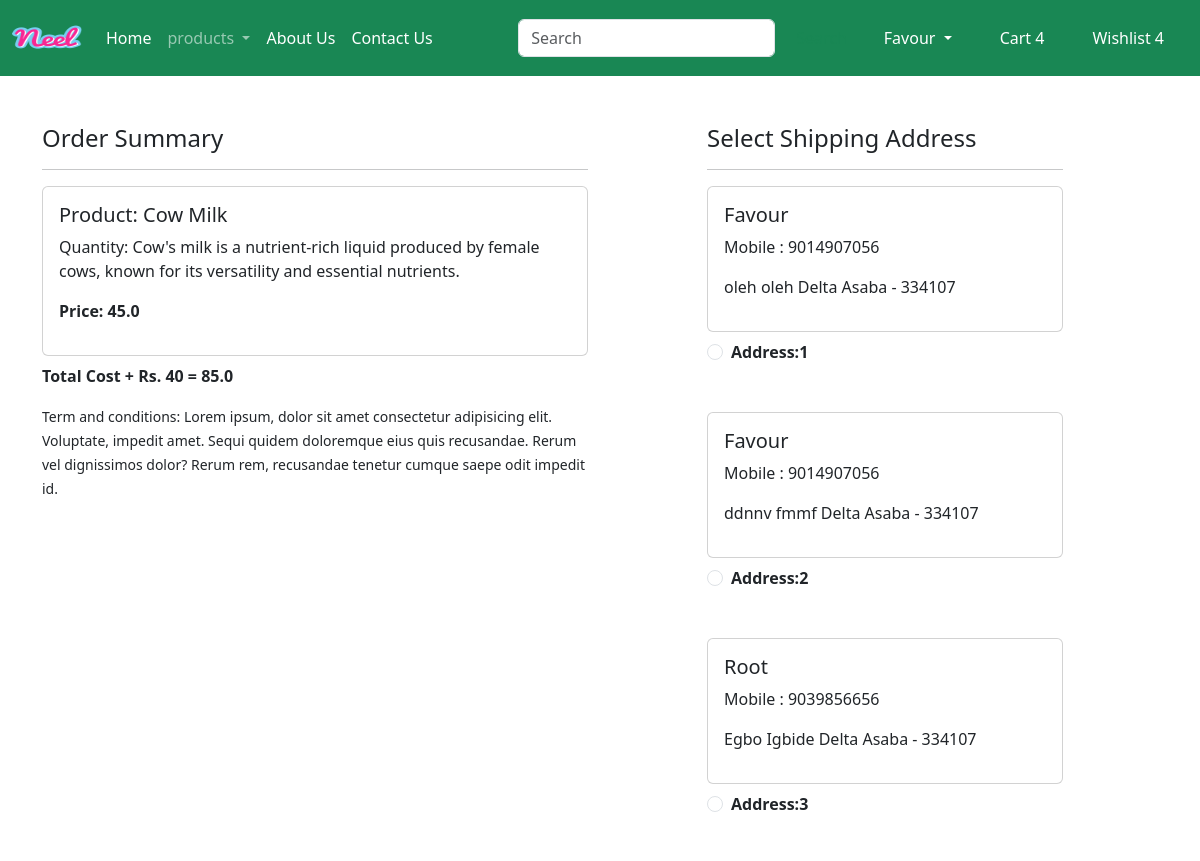
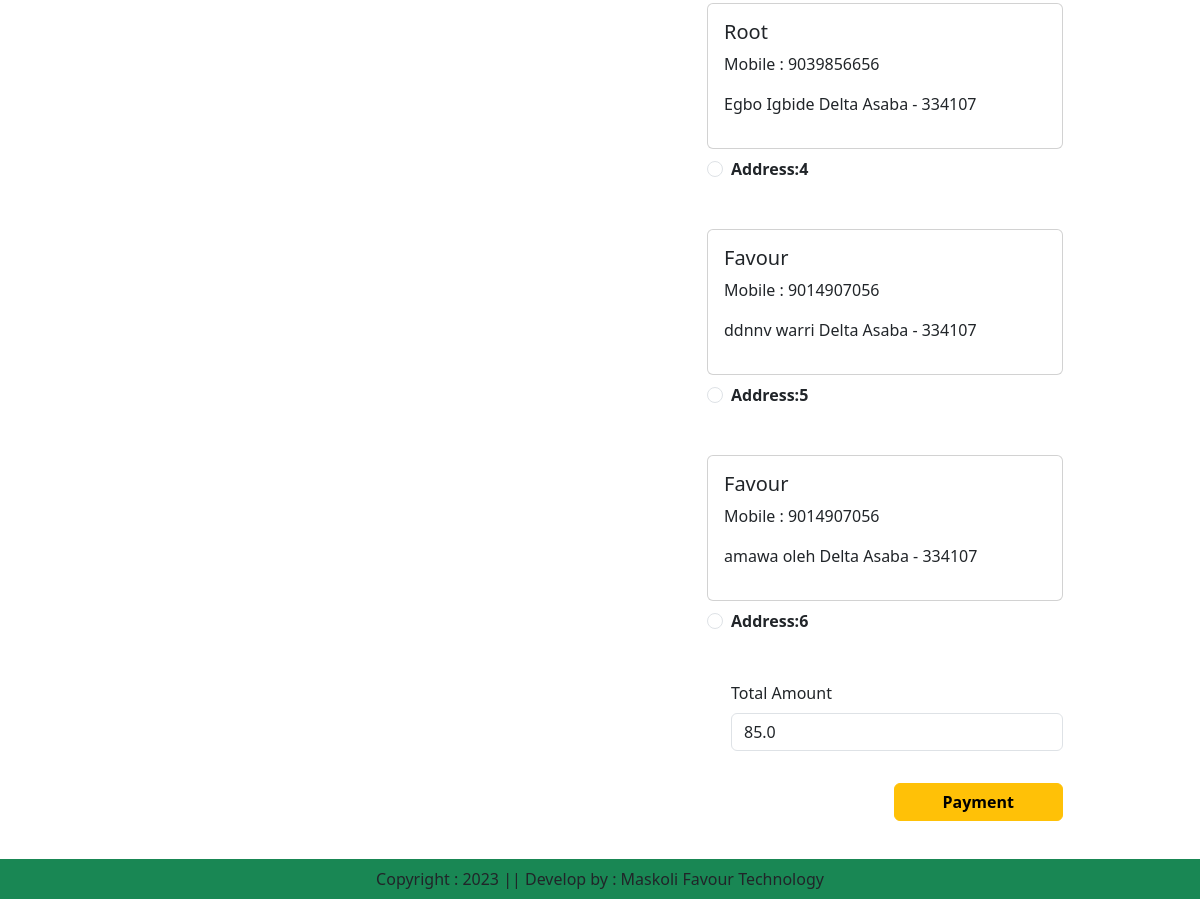
Screenshot of /checkout/ (signed in) with the database file from the repository (2 pictures, top to bottom).
### app/models.py (models this page shows, shortened)
class Cart(models.Model):
    user = models.ForeignKey(User,on_delete=models.CASCADE)
    product = models.ForeignKey(Product,on_delete=models.CASCADE)
    quantity = models.PositiveIntegerField(default=1)

class Product(models.Model):
    title = models.CharField(max_length=100)
    selling_price = models.FloatField()
    discounted_price = models.FloatField()
    description = models.TextField()
    composition = models.TextField(default="")
    prodapp = models.TextField(default='')
    category = models.CharField(choices=CATEGORY_CHOICES, max_length=2)
    product_image = models.ImageField(upload_to='product')

class Customer(models.Model):
    user = models.ForeignKey(User,on_delete=models.CASCADE)
    name = models.CharField(max_length=200)
    locality = models.CharField(max_length=200)
    city = models.CharField(max_length=50)
    mobile = models.IntegerField(default=0)
    zipcode = models.IntegerField()
    state = models.CharField(choices=STATE_CHOICES, max_length=100)

### app/views.py (the view, shortened to what this page needs)
# urls.py: path('checkout/', views.Checkout.as_view(), name="checkout"),
class Checkout(View):
    def get(self, request):
        user = request.user
        add = Customer.objects.filter(user=user)
        cart_items = Cart.objects.filter(user=user)
        amount = 0
        for p in cart_items:
            value = p.quantity * p.product.discounted_price
            amount = amount + value
        totalamount = amount + 40
        razoramount = int(totalamount * 100)
        client = razorpay.Client(auth=(settings.RAZOR_KEY_ID, settings.RAZOR_KEY_SECRET))
        data = {"amount": razoramount,
                "currency": "NGN",
                "receipt": "order_reciept_12"
                }
        payment_response = client.order.create(data=data)
        print(payment_response)
        order_id = payment_response['id']
        order_status = payment_response['status']
        return render(request, 'app/checkout.html',locals())

### app/templates/app/checkout.html (shortened to what this page needs)
{% extends 'app/base.html' %}
{% load static %}
{% block main-content %}
    <div class="container my-5">
            <div class='row mt-5'>
                <div class="col-sm-6">
                    <h4>Order Summary</h4>
                    <hr>
                    {% for item in cart_items %}
                    <div class="card mb-2">
                    <div class='card-body'>
                        <h5>Product: {{item.product.title}}</h5>
                        <p>Quantity: {{item.product.description}}</p>
                        <p class="fw-bold">Price: {{item.product.discounted_price}}</p>
                    </div>
                </div>
                {% endfor %}
            <p class="fw-bold">Total Cost + Rs. 40 = {{totalamount}}</p>
            <small>Term and conditions: Lorem ipsum, dolor sit amet consectetur adipisicing elit. Voluptate, impedit amet. Sequi quidem doloremque eius quis recusandae. Rerum vel dignissimos dolor? Rerum rem, recusandae tenetur cumque saepe odit impedit id.</small>
        </div>
        <div class="col-sm-4 offset-sm-1">
            <h4>Select Shipping Address</h4>
            <hr>
            <form method="post" id="myform">
                {% for ad in add %}
                <div class="card">
                    <div class="card-body">
                    <h5>{{ad.name}}</h5>
                    <p>Mobile : {{ad.mobile}}</p>
                    <p>{{ad.locality}} {{ad.city}} {{ad.state}} - {{ad.zipcode}}</p>
                    </div>
                </div>
                <div class="form-check mt-2 mb-5">
                    <input class="form-check-input" type="radio" name="custid" id="custadd{{forloop.counter}}" value="{{ad.id}}">
                    <label class="form-check-label fw-bold" for="custadd{{forloop.counter}}">
                        Address:{{forloop.counter}}
                    </label>
                </div>
                {% endfor %}
                <div class="form-check mb-3">
                    <label for="totalamount" class="form-label">Total Amount</label>
                    <input type="number" class="form-control" name="totalamount" value={{totalamount}} readonly>
                </div>
                <div class="text-end">
                    <button id="rzp-button" type="submit" class="btn btn-warning mt-3 px-5 fw-bold">Payment</button>
                </div>
            </form>
        </div>
    </div>
</div>
{% endblock main-content %}
{% block payment-gateway %}
<button id="rzp-button1">Pay with Razorpay</button>
{% endblock payment-gateway %}

### rows the page displays
Cart: product "Cow Milk", product.description "Cow's milk is a nutrient-rich liquid produced by female cows, known for its versatility and essential nutrients.", product.discounted_price "45.0"
Customer: name "Favour", mobile "9014907056", locality "oleh", city "oleh", state "Delta Asaba", zipcode "334107"
Customer: name "Favour", mobile "9014907056", locality "ddnnv", city "fmmf", state "Delta Asaba", zipcode "334107"
Customer: name "Root", mobile "9039856656", locality "Egbo", city "Igbide", state "Delta Asaba", zipcode "334107"
Customer: name "Root", mobile "9039856656", locality "Egbo", city "Igbide", state "Delta Asaba", zipcode "334107"
Customer: name "Favour", mobile "9014907056", locality "ddnnv", city "warri", state "Delta Asaba", zipcode "334107"
Customer: name "Favour", mobile "9014907056", locality "amawa", city "oleh", state "Delta Asaba", zipcode "334107"

### other values shown
{{ totalamount }} "85.0"
